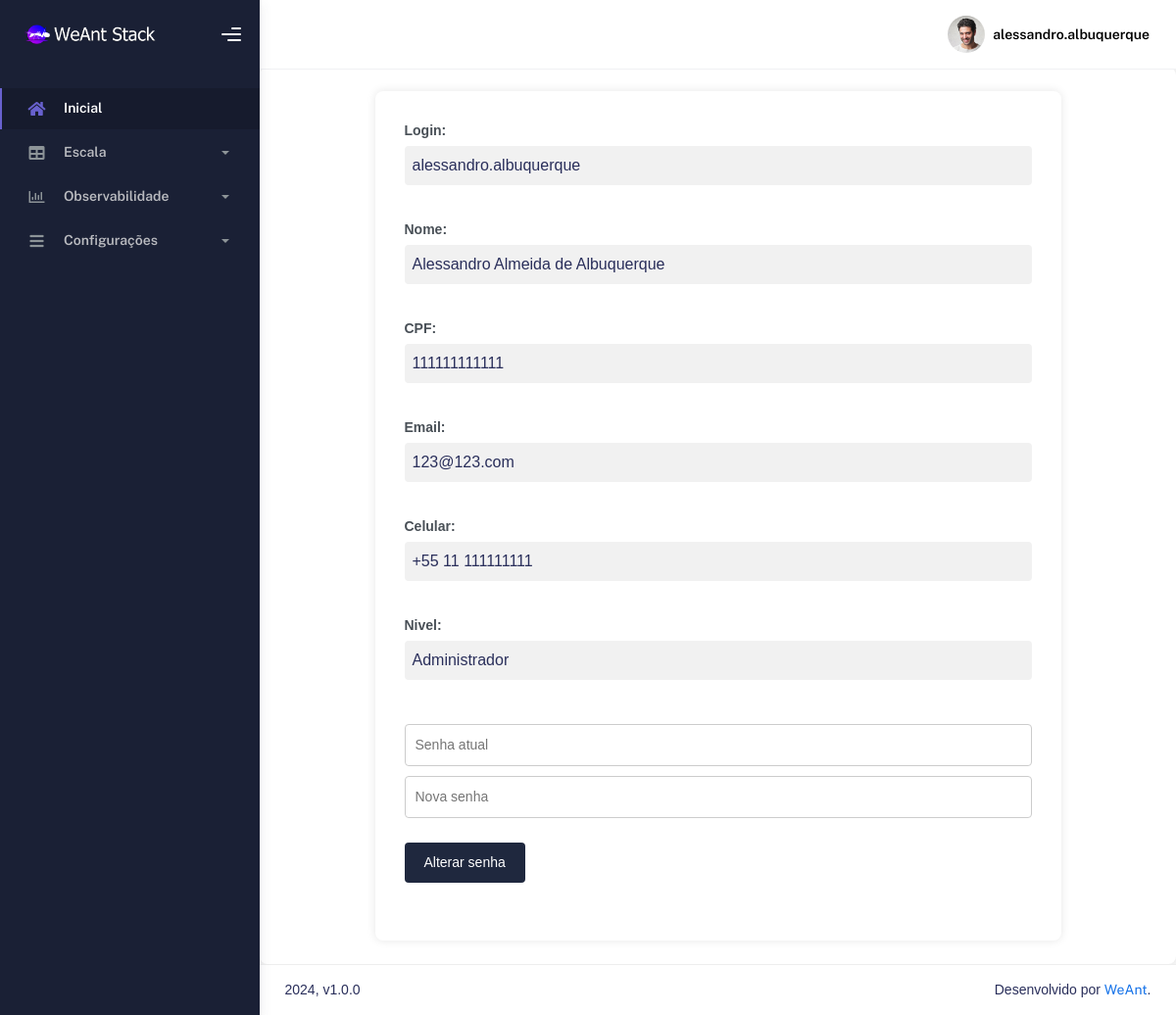
Screenshot of /meu_perfil.php (signed in) with the database file from the repository.
### tables this page shows
CREATE TABLE `usuario` (
  `id` int(11) NOT NULL,
  `login` varchar(60) NOT NULL,
  `senha` varchar(60) NOT NULL,
  `nome` varchar(60) NOT NULL,
  `cpf` varchar(60) NOT NULL,
  `nascimento` varchar(60) DEFAULT NULL,
  `genero` varchar(60) NOT NULL,
  `email` varchar(60) NOT NULL,
  `telefone` varchar(60) NOT NULL,
  `departamento` varchar(60) DEFAULT NULL,
  `cargo` varchar(60) DEFAULT NULL,
  `nivel` varchar(60) NOT NULL,
  `pnivel` varchar(60) NOT NULL,
  `ativo` varchar(60) NOT NULL,
  `pativo` varchar(60) NOT NULL,
  `gerasenha` varchar(60) NOT NULL,
  `horario` varchar(60) NOT NULL,
  `dia` varchar(60) NOT NULL,
  `semana` varchar(60) NOT NULL,
  `mes` varchar(60) NOT NULL,
  `ano` varchar(60) NOT NULL,
  `operador` varchar(60) NOT NULL
);

### sec/sec_verifica.php (called while the page is built, shortened)
<?php
include "config.php";
$sqlc = "SELECT * FROM usuario WHERE id=" . $_SESSION['UsuarioID'];
$query = $conn->query($sqlc);
$dados = $query->fetch_assoc();
$idlogado = $dados['id'];
$usuariologado = $dados['login'];
?>

### meu_perfil.php (the view, shortened to what this page needs)
<?php
include "tudo_cima.php";
$sqlc = "SELECT * FROM usuario WHERE id='$idlogado'";
$result = $conn->query($sqlc);
$dados = $result->fetch_assoc();
$login = $dados["login"];
$nome = $dados["nome"];
$cpf = $dados["cpf"];
$telefone = $dados["telefone"];
$email = $dados["email"];
$pnivel = $dados["pnivel"];
?>
<div class="container">
  <div class="form-group">
    <label>Login:</label>
    <div><?php echo $login; ?></div>
  </div>
  <div class="form-group">
    <label>Nome:</label>
    <div><?php echo $nome; ?></div>
  </div>
  <div class="form-group">
    <label>CPF:</label>
    <div><?php echo $cpf; ?></div>
  </div>
  <div class="form-group">
    <label>Email:</label>
    <div><?php echo $email; ?></div>
  </div>
  <div class="form-group">
    <label>Celular:</label>
    <div><?php echo $telefone; ?></div>
  </div>
  <div class="form-group">
    <label>Nivel:</label>
    <div><?php echo $pnivel; ?></div>
  </div>
  <div class="form-group password-form">
    <form method="POST" action="sec/alterarsenha.php">
      <input type="pass" name="senhaatual" placeholder="Senha atual">
      <input type="pass" name="senhanova" placeholder="Nova senha">
      <button class="botao" type="submit">Alterar senha</button>
    </form>
  </div>
</div>
<?php
include "tudo_baixo.php";
?>

### tudo_cima.php (shortened to what this page needs)
<?php
include "sec/config.php";
include "sec/sec_verifica.php";
?>
<html lang="br">
  <head>
    <link rel="stylesheet" href="assets/css/bootstrap.min.css" />
    <link rel="stylesheet" href="assets/css/plugins.min.css" />
    <link rel="stylesheet" href="assets/css/kaiadmin.min.css" />
    <link rel="stylesheet" href="assets/css/calendario.css" />
    <link rel="stylesheet" href="assets/css/usuarios.css" />
    <link rel="stylesheet" href="assets/css/demo.css" />
  </head>
  <body>
    <div class="wrapper">
      <div class="sidebar" data-background-color="dark">
        <div class="sidebar-logo">
          <div class="logo-header" data-background-color="dark">
            <a class="logo">
              <img
                src="assets/img/kaiadmin/logo_light.png"
                alt="navbar brand"
                class="navbar-brand"
                height="20"
              />
            </a>
            <div class="nav-toggle">
              <button class="btn btn-toggle toggle-sidebar">
                <i class="gg-menu-right"></i>
              </button>
            </div>
          </div>
        </div>
        <div class="sidebar-wrapper scrollbar scrollbar-inner">
          <div class="sidebar-content">
            <ul class="nav nav-secondary">
              <li class="nav-item active">
                <a href="inicial.php">
                  <i class="fas fa-home"></i>
                  <p>Inicial</p>
                </a>
              </li>
              <li class="nav-item">
                <a data-bs-toggle="collapse" href="#escala">
                  <i class="fas fa-table"></i>
                  <p>Escala</p>
                  <span class="caret"></span>
                </a>
              </li>
              <li class="nav-item">
                <a data-bs-toggle="collapse" href="#observabilidade">
                  <i class="far fa-chart-bar"></i>
                  <p>Observabilidade</p>
                  <span class="caret"></span>
                </a>
              </li>
              <li class="nav-item">
                <a data-bs-toggle="collapse" href="#configuracoes">
                  <i class="fas fa-bars"></i>
                  <p>Configurações</p>
                  <span class="caret"></span>
                </a>
              </li>
            </ul>
          </div>
        </div>
      </div>
      <div class="main-panel">
        <div class="main-header">
          <nav class="navbar navbar-header navbar-header-transparent navbar-expand-lg border-bottom">
            <div class="container-fluid">
              <ul class="navbar-nav topbar-nav ms-md-auto align-items-center">
                <li class="nav-item topbar-user dropdown hidden-caret">
                  <a
                    class="dropdown-toggle profile-pic"
                    data-bs-toggle="dropdown"
                    href="#"
                    aria-expanded="false"
                  >
                    <div class="avatar-sm">
                      <img
                        src="assets/img/profile.jpg"
                        alt="..."
                        class="avatar-img rounded-circle"
                      />
                    </div>
                    <span class="profile-username">
                      <span class="fw-bold"><?php echo $usuariologado ?></span>
                    </span>
                  </a>
                </li>
              </ul>
            </div>
          </nav>
        </div>
        <div class="container">
    <div class="page-inner">

### assets/css/calendario.css (style rules this page uses)
.botao { padding: 5px 10px; margin-top: 20px; border: none; background-color: #2a2f5b; color: #fff; border-radius: 5px; cursor: pointer; }

### assets/css/usuarios.css (style rules this page uses)
.botao { padding: 5px 10px; margin-top: 20px; border: none; background-color: #2a2f5b; color: #fff; border-radius: 5px; cursor: pointer; }

### meu_perfil.php (style rules this page uses)
body { font-family: Arial, sans-serif; background-color: #f9f9f9; margin: 0; padding: 0; }
.container { width: 80%; margin: auto; background-color: #fff; padding: 20px; box-shadow: 0px 0px 10px rgba(0, 0, 0, 0.1); border-radius: 8px; }
.form-group { margin-bottom: 15px; }
.form-group label { font-weight: bold; display: block; margin-bottom: 5px; }
.form-group div { font-size: 16px; padding: 8px; background-color: #f1f1f1; border-radius: 4px; }
.password-form { margin-top: 20px; }
.password-form input[type="pass"] { width: 100%; padding: 10px; margin: 5px 0; border: 1px solid #ccc; border-radius: 4px; font-size: 14px; }
.password-form button { background-color: #1f283e; color: white; border: none; padding: 10px 20px; font-size: 14px; cursor: pointer; border-radius: 4px; transition: background-color 0.3s; }

### rows the page displays
usuario: login "alessandro.albuquerque", nome "Alessandro Almeida de Albuquerque", cpf "111111111111", email "123@123.com", telefone "+55 11 111111111", pnivel "Administrador"
